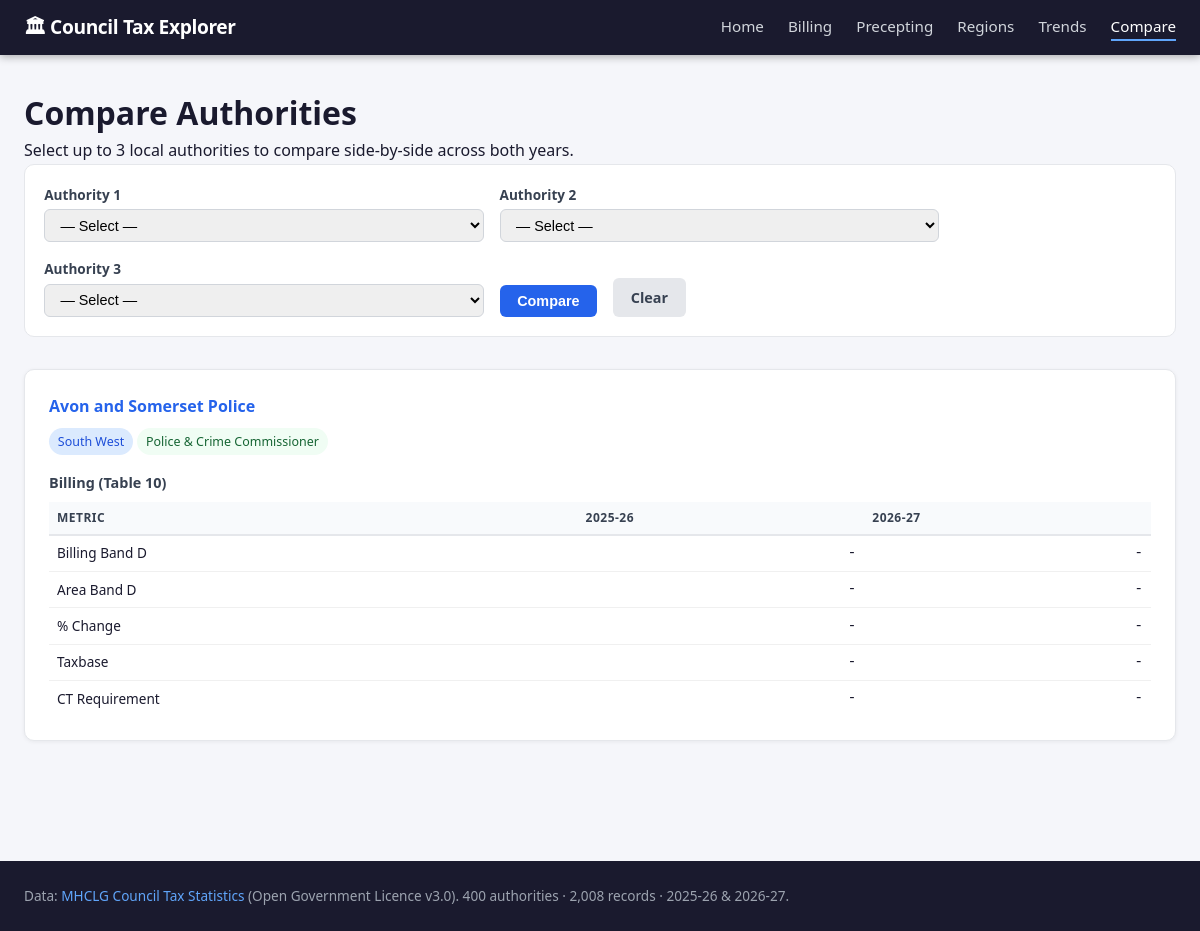
The page /compare?id=323 on the database its author committed.
### tables this page shows
CREATE TABLE authority (
    id          INTEGER PRIMARY KEY AUTOINCREMENT,
    ecode       TEXT NOT NULL UNIQUE,
    ons_code    TEXT NOT NULL,
    name        TEXT NOT NULL,
    region_code TEXT NOT NULL REFERENCES region(code),
    class_code  TEXT NOT NULL REFERENCES authority_class(code)
);

### app.py (the view)
@app.route("/compare")
def compare():
    ids_raw = request.args.getlist("id")
    try: ids = [int(i) for i in ids_raw if i][:3]
    except ValueError: ids = []
    authorities_data = []
    for aid in ids:
        auth = query_one("SELECT * FROM authority WHERE id=?",(aid,))
        if auth:
            recs  = {r["year"]:r for r in query("SELECT * FROM council_tax_record WHERE authority_id=?",(aid,))}
            bands = {r["year"]:r for r in query("SELECT * FROM band_record WHERE authority_id=?",(aid,))}
            authorities_data.append({"auth":auth,"records":recs,"bands":bands})
    all_auths = query("SELECT id,name FROM authority ORDER BY name")
    return render_template("compare.html", authorities=authorities_data, years=YEARS,
                           all_auths=all_auths, ids=ids,
                           region_labels=REGION_LABELS, class_labels=CLASS_LABELS)

### app.py (called while the page is built)
def get_db():
    if "db" not in g:
        conn = sqlite3.connect(DB_PATH)
        conn.row_factory = sqlite3.Row
        g.db = conn
    return g.db

def query(sql, params=()):
    return [dict(r) for r in get_db().execute(sql, params).fetchall()]

def query_one(sql, params=()):
    r = get_db().execute(sql, params).fetchone()
    return dict(r) if r else None

### templates/compare.html (shortened to what this page needs)
{% extends "base.html" %}
{% block content %}
<h1>Compare Authorities</h1>
<p>Select up to 3 local authorities to compare side-by-side across both years.</p>
<form class="compare-form" method="get" action="{{ url_for('compare') }}">
  {% for i in range(3) %}
  <div class="compare-select">
    <label>Authority {{ i+1 }}
      <select name="id">
        <option value="">— Select —</option>
      </select>
    </label>
  </div>
  {% endfor %}
  <button type="submit" class="btn">Compare</button>
  <a href="{{ url_for('compare') }}" class="btn btn-secondary">Clear</a>
</form>
{% if authorities %}
<div class="compare-grid">
  {% for item in authorities %}
  <div class="compare-col card">
    <h2><a href="{{ url_for('authority_detail', auth_id=item.auth.id) }}">{{ item.auth.name }}</a></h2>
    <p>
      <span class="badge">{{ region_labels.get(item.auth.region_code, item.auth.region_code) }}</span>
      <span class="badge secondary">{{ class_labels.get(item.auth.class_code, item.auth.class_code) }}</span>
    </p>
    <h3 style="margin:1rem 0 0.5rem;font-size:0.9rem;color:#374151;">Billing (Table 10)</h3>
    <table class="compare-table">
      <thead><tr><th>Metric</th>{% for y in years %}<th>{{ y }}</th>{% endfor %}</tr></thead>
      <tbody>
        {% set metrics = [("Billing Band D","band_d_billing",True),("Area Band D","band_d_area",True),("% Change","pct_change",False),("Taxbase","taxbase",False),("CT Requirement","ct_requirement",True)] %}
        {% for label,field,is_money in metrics %}
        <tr>
          <td>{{ label }}</td>
          {% for y in years %}
            {% set rec = item.records.get(y) %}
            <td class="num">
              {% if rec and rec[field] is not none %}
                {% if field=="pct_change" %}<span class="{% if rec[field]>6 %}high{% endif %}">{{ "%.1f"|format(rec[field]) }}%</span>
                {% elif field=="collection_rate" %}{{ "%.1f"|format(rec[field]*100) }}%
                {% elif is_money and rec[field]>1000 %}£{{ "{:,.0f}".format(rec[field]) }}
                {% elif is_money %}£{{ "%.2f"|format(rec[field]) }}
                {% else %}{{ "{:,.0f}".format(rec[field]) }}{% endif %}
              {% else %}-{% endif %}
            </td>
          {% endfor %}
        </tr>
        {% endfor %}
      </tbody>
    </table>
  </div>
  {% endfor %}
</div>
{% else %}
<div class="empty-state"><p>Select authorities above and click Compare.</p></div>
{% endif %}
{% endblock %}

### static/css/style.css (style rules this page uses)
*, *::before, *::after { box-sizing: border-box; margin: 0; padding: 0; }
body { font-family: 'Segoe UI', Arial, sans-serif; background: #f5f6fa; color: #1a1a2e; line-height: 1.6; }
a { color: #2563eb; text-decoration: none; }
.card { background: #fff; border: 1px solid #e5e7eb; border-radius: 10px; padding: 1.5rem; margin-bottom: 1.5rem; box-shadow: 0 1px 4px rgba(0,0,0,0.06); }
.card h2 { font-size: 1.15rem; font-weight: 700; margin-bottom: 1rem; color: #1a1a2e; }
table { width: 100%; border-collapse: collapse; font-size: 0.9rem; }
th { background: #f8fafc; text-align: left; padding: 0.6rem 0.75rem; border-bottom: 2px solid #e5e7eb; font-size: 0.8rem; text-transform: uppercase; letter-spacing: 0.04em; color: #374151; white-space: nowrap; }
td { padding: 0.55rem 0.75rem; border-bottom: 1px solid #f0f0f0; vertical-align: middle; }
tr:last-child td { border-bottom: none; }
.num { text-align: right; font-variant-numeric: tabular-nums; font-family: monospace; font-size: 0.88rem; }
.badge { display: inline-block; padding: 0.2rem 0.55rem; border-radius: 20px; background: #dbeafe; color: #1d4ed8; font-size: 0.78rem; font-weight: 500; white-space: nowrap; }
.badge.secondary { background: #f0fdf4; color: #166534; }
.btn { display: inline-block; background: #2563eb; color: #fff; padding: 0.5rem 1.1rem; border-radius: 6px; font-size: 0.9rem; font-weight: 600; border: none; cursor: pointer; transition: background 0.2s; }
.btn-secondary { background: #e5e7eb; color: #374151; }
.compare-form { background: #fff; border: 1px solid #e5e7eb; border-radius: 10px; padding: 1.2rem; display: flex; flex-wrap: wrap; gap: 1rem; align-items: flex-end; margin-bottom: 2rem; }
.compare-select label { display: flex; flex-direction: column; gap: 0.25rem; font-size: 0.85rem; font-weight: 600; color: #374151; }
.compare-select select { min-width: 220px; padding: 0.4rem 0.7rem; border: 1px solid #d1d5db; border-radius: 6px; font-size: 0.9rem; }
.compare-grid { display: grid; grid-template-columns: repeat(auto-fit, minmax(320px, 1fr)); gap: 1.5rem; }
.compare-col h2 { font-size: 1rem; margin-bottom: 0.5rem; }
.compare-table { width: 100%; font-size: 0.85rem; }
.compare-table th { font-size: 0.75rem; padding: 0.4rem 0.5rem; }
.compare-table td { padding: 0.4rem 0.5rem; }

### rows shown on the page
authority: auth.name "Avon and Somerset Police", get "South West", get "Police & Crime Commissioner"

### other values the page prints
{{ i+1 }} "1" "2" "3"
{{ y }} "2025-26" "2026-27"
{{ label }} "Billing Band D" "Area Band D" "% Change" "Taxbase" "CT Requirement"
